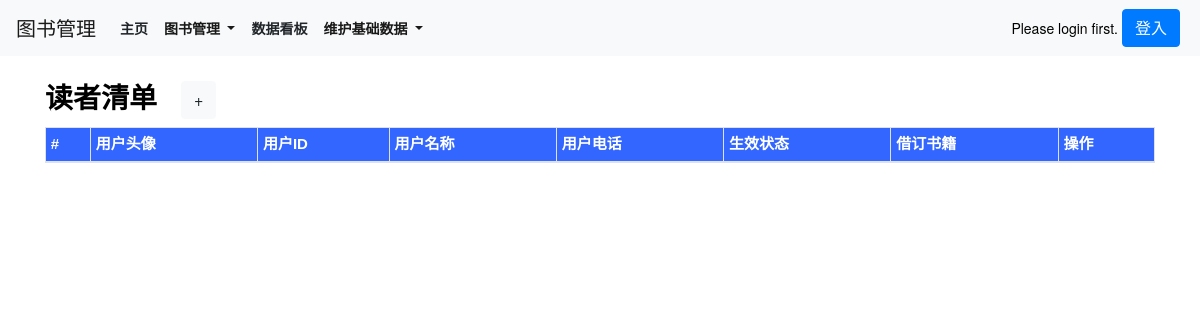
Before: /theUserlist_show/ with the older database file.
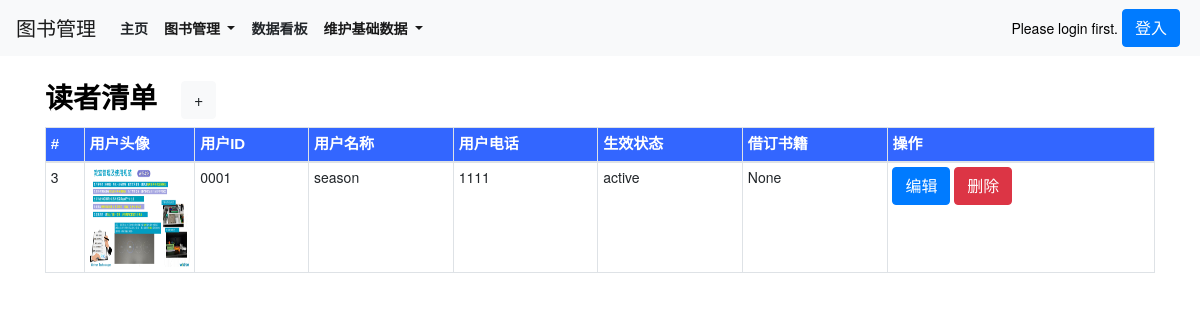
After: the same page with the newer database file.
### book/models.py (models this page shows, shortened)
class theUser(models.Model):
    uid = models.AutoField(primary_key=True)
    theUser_id = models.CharField(max_length=500,verbose_name=('用户ID'),)
    theUser_name = models.CharField(max_length=500,verbose_name=('用户名称'))
    theUser_logo = models.ImageField(max_length=500, blank=True, null=True, verbose_name=('用户LOGO'),upload_to='images')
    theUser_password = models.CharField(max_length=500,verbose_name=('用户密码'))
    theUser_phone = models.CharField(max_length=500,verbose_name=('用户电话'))
    theUser_status1 = models.CharField(max_length=500,verbose_name=('用户状态1'),choices=THEUSERSTATUS_TYPE)
    theUser_status2 = models.CharField(max_length=500,verbose_name=('用户状态2'),blank=True, null=True,)
    theUser_status3 = models.CharField(max_length=500,verbose_name=('用户状态3'),blank=True, null=True,)
    class Meta:
        verbose_name = ('自定义用户')
        verbose_name_plural = ('自定义用户')

### book/views.py (the view)
# urls.py: path('theUserlist_show/', views.theUserlist_show, name='theUserlist_show'),
def theUserlist_show(request):
    theUserlist = theUser.objects.all()
    context = {
        'theUserlist':theUserlist,
    }
    return render(request,'theUserlist_show.html',context)

### templates/theUserlist_show.html (shortened to what this page needs)
{% extends 'base.html' %}
{% load static %}
{% block body_block %}
<div class="container">
    <div class="row py-4 align-items-center">
        <div class="col-lg-12 col-md-12 mt-0 table-responsive"  style="background-color: #fff;">
            <h3 class="font-weight-bold">读者清单<a class="ml-4 btn btn-light" href="/theUserlist_new/">+</a></h3>
            <table class="table table-striped table-sm table-bordered ">
                <thead>
                    <tr style="color:White;background-color:#3366FF;font-family:微軟正黑體,Tahoma,Arial,微軟雅黑體;font-size:15px;">
                        <th scope="col">#</th>
                        <th scope="col">用户头像</th>
                        <th scope="col">用户ID</th>
                        <th scope="col">用户名称</th>
                        <th scope="col">用户电话</th>
                        <th scope="col">生效状态</th>
                        <th scope="col">借订书籍</th>
                        <th scope="col">操作</th>
                    </tr>
                </thead>
                {% for theUser in theUserlist %}
                    <td>{{ theUser.uid }}</td>
                    <td class="" style="width:100px; height:100px">
                        {% if theUser.theUser_logo %}
                        <a target="_blank" href="{{theUser.theUser_logo.url}}" >
                            <img src="{{theUser.theUser_logo.url}}" alt="{{theUser.theUser_logo.url}}" width="100px" height="100px"></img>
                        </a>
                        {% endif %}
                    </td>
                    <td>{{ theUser.theUser_id }}</td>
                    <td>{{ theUser.theUser_name }}</td>
                    <td>{{ theUser.theUser_phone }}</td>
                    <td>{{ theUser.theUser_status1 }}</td>
                    <td>{{ theUser.theUser_status2 }}</td>
                    <td>
                        <a class="btn btn-primary btn-xs" href="/theUserlist_edit/{{ theUser.uid }}/">编辑</a>
                        <a class="btn btn-danger btn-xs" href="/theUserlist_delete/{{ theUser.uid }}/">删除</a>
                    </td>
                {% endfor %}
            </table>
        </div>
    </div>
</div>
<br>
<br>
<br>
<br>
<br>
{% endblock %}

Changed rows visible on the page:
added theUser: uid "3", theUser_logo (picture), theUser_id "0001", theUser_name "season", theUser_phone "1111", theUser_status1 "active", theUser_status2 "None"
